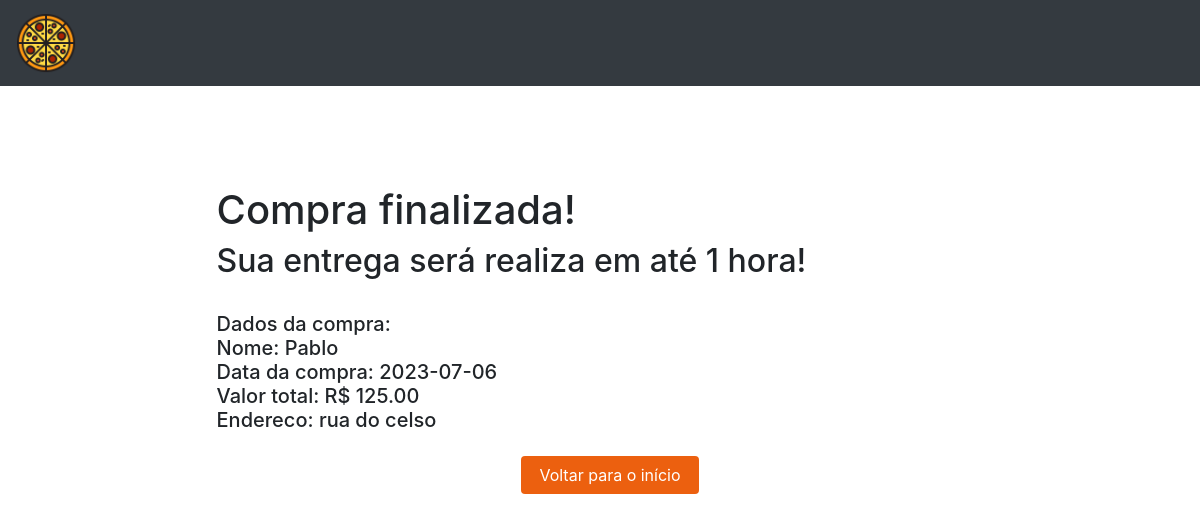
The app's page /Pizzaria/Pizza/final.php (signed in) with its own data.
### tables this page shows
CREATE TABLE IF NOT EXISTS `venda` (
  `ID` int(11) NOT NULL AUTO_INCREMENT,
  `DataVenda` varchar(10) DEFAULT NULL,
  `PrecoTotal` float DEFAULT NULL,
  `Endereco` varchar(100) DEFAULT NULL,
  `CPFCliente` varchar(14) DEFAULT NULL,
  `IDFormaPagamento` int(11) NOT NULL,
  PRIMARY KEY (`ID`),
  KEY `FK_cliente` (`CPFCliente`),
  KEY `FK_FP` (`IDFormaPagamento`)
);

CREATE TABLE IF NOT EXISTS `cliente` (
  `CPF` varchar(14) NOT NULL,
  `Nome` varchar(50) NOT NULL,
  `Idade` int(11) NOT NULL,
  `Endereco` varchar(100) NOT NULL,
  `Email` varchar(100) NOT NULL,
  `Senha` varchar(16) NOT NULL,
  PRIMARY KEY (`CPF`),
  UNIQUE KEY `Email` (`Email`)
);

### Pizzaria/Pizza/final.php (the view, shortened to what this page needs)
<?php
include('conexao.php');
?>
<!DOCTYPE html>
<html>
<head>
    <link rel="stylesheet" href="https://stackpath.bootstrapcdn.com/bootstrap/4.5.2/css/bootstrap.min.css">
    <link rel="stylesheet" href="https://use.fontawesome.com/releases/v5.14.0/css/all.css">
    <link rel="stylesheet" href="loja.css">
    <link rel="stylesheet" href="https://stackpath.bootstrapcdn.com/bootstrap/4.1.3/css/bootstrap.min.css">
    <link rel="stylesheet" type="text/css" href="styleLogin.css" media="screen" />
</head>
<body>
    <nav class="navbar navbar-expand-md bg-dark navbar-dark">
        <a class="navbar-brand" href="#">
            <img src="Imagens/logo_loja.png" alt="Logo" style="width:60px;">
        </a>
    </nav>
    <div class="container" id="inferior">
        <div class="row">
            <div class="col-lg-12 col-12" style="margin-top: 100px;">
                <h1>Compra finalizada!</h1>
                <h2>Sua entrega será realiza em até 1 hora!</h2>
                <h5> <br> Dados da compra: <br><?php
                                        $sql_code = "SELECT c.Nome, v.Endereco, v.DataVenda, v.PrecoTotal FROM Cliente c join venda v on c.CPF= v.CPFCliente WHERE v.ID=  ".$_SESSION['idvenda']."";
                                         $sql_query2 = $mysqli->query($sql_code) or die("Erro ao consultar catálogo de produtos! " . $mysqli->error);
                                         $item = $sql_query2->fetch_assoc();
                                         echo 'Nome: '.$item['Nome'].' ';
                                         ?>
                                         <br>
                                         <?php
                                         echo 'Data da compra: '.$item['DataVenda'];
                                        ?>
                                        <br>
                                        <?php
                                         echo 'Valor total: R$ '.$item['PrecoTotal'].'.00';
                                        ?>
                                        <br>
                                        <?php
                                         echo 'Endereco: '.$item['Endereco'];
                                        ?>
                                        </h5>
            </div>
            <div class="divBotoes" style="background-color: white;">
                    <div class="d-flex justify-content-center mt-3 pay_container" style="margin-left: 10px;margin-top:60px;width:100%;">
                        <button type="submit" name="voltarLoja" class="btn pay_btn"><a href="index.php" style="color: white;">Voltar para o início</a></button>
                    </div>
                </div>
        </div>
    </div>
</body>
</html>

### Pizzaria/Pizza/loja.css (style rules this page uses)
html { width: 100%; background-color: #f2f2f2 }
body { font: Trebuchet MS, sans-serif; background-color: white; }
#inferior { display: flex; justify-content: center; grid-gap: 10px; grid-template-columns: (1fr 1fr 1fr); }
.row { display: flex; justify-content: center; }

### Pizzaria/Pizza/styleLogin.css (style rules this page uses)
body, html { margin: 0; padding: 0; height: 100%; background: #ffffff !important; }
.pay_container { margin-left: 1000px; width: 130px; padding: 5 2rem; }
.pay_btn { width: 100%; background: #ec600f !important; color: white !important; }
.divBotoes { background-color: #262626; float:left; }

### records on screen
venda: CPFCliente.Nome "Pablo", DataVenda "2023-07-06", PrecoTotal "125", Endereco "rua do celso"
